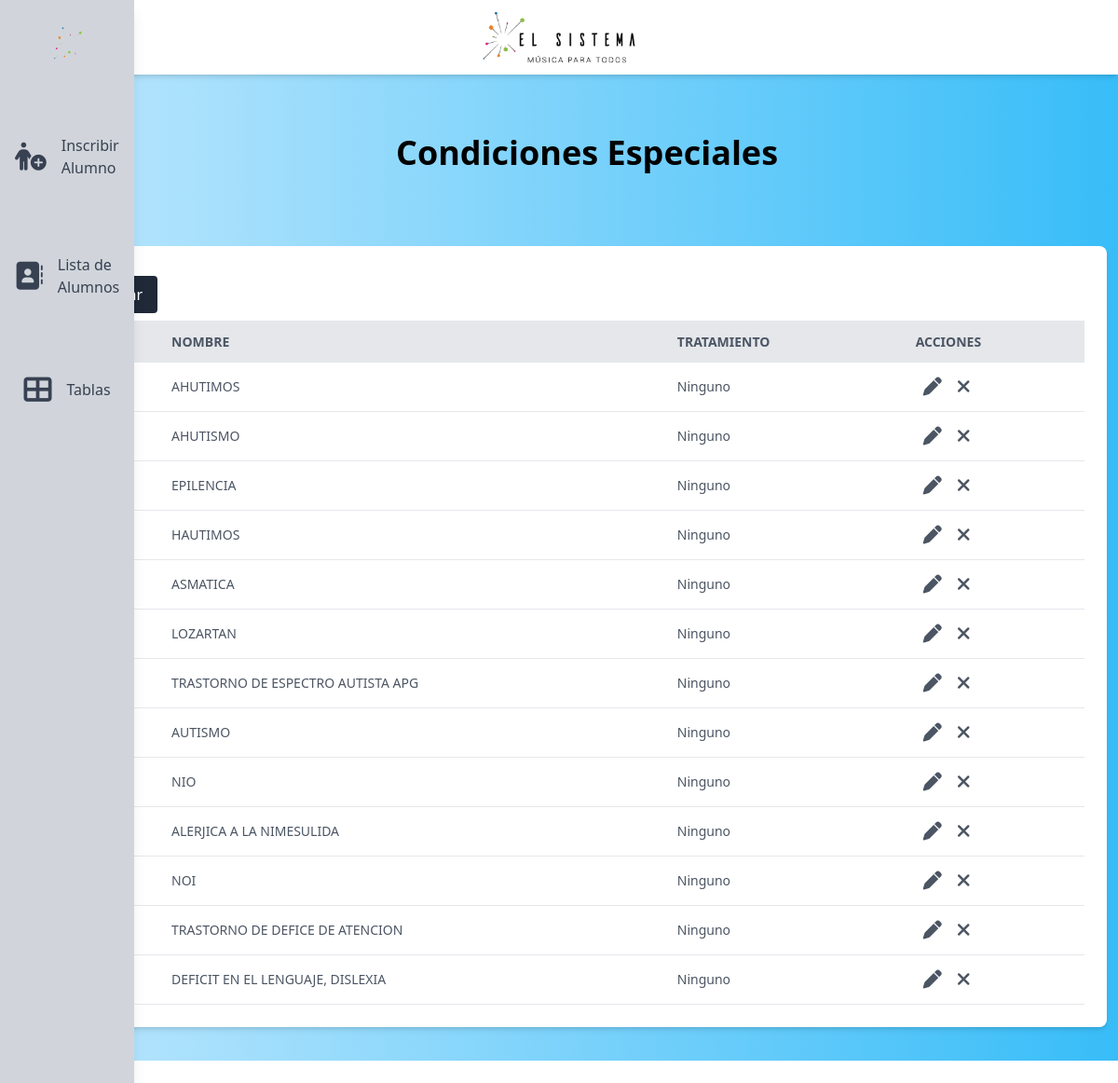
/condiciones-especiales/, run on the app's committed database.
### matricula/models.py (models this page shows, shortened)
class CondicionEspecial(models.Model):
    nombre = models.CharField(max_length=128, blank=True, null=True)
    tratamiento = models.ManyToManyField(Tratamiento, blank=True)
    activo = models.BooleanField(default=True)

### matricula/views.py (the view)
# urls.py: path('condiciones-especiales/<nullable_int:id>', condiciones_especiales, name='condiciones-especiales'),
def condiciones_especiales(request, id):
    return viewset(request,
        CondicionEspecial,
        [
            {
                'name': 'nombre',
                'type': 'text',
                'width': '50'
            },
            {
                'name': 'tratamiento',
                'type': 'manytomany',
                'query': [model_to_dict(i) for i in Tratamiento.objects.all()],
                'multiple': True,
                'width': '50'
            },
        ],
        'Condiciones Especiales',
        CondicionEspecialForm,
        'condiciones-especiales',
        id
    )

### matricula/helpers.py (called while the page is built)
    def to_python(self, value):
        if value:
            return int(value)
        return None

### matricula/models.py (called while the page is built)
    def __str__(self):
        return self.nombre

    def __str__(self):
        return self.nombre

### matricula/templates/administrador/table.html (shortened to what this page needs)
{% extends "administrador/layout.html" %}
{% block body %}
<div class="flex flex-col justify-center items-center h-[10rem]">
    <h1 class="text-4xl text-center font-bold mb-4 capitalize ">{{ title }}</h1>
</div>
<div class="bg-white shadow-md rounded-lg p-6 m-3 mb-9 " id="section-table">
    <button type="button" id="crear-btn" class="bg-gray-800 text-white px-4 py-2 my-2 rounded" >
    </button>
    <div class="overflow-x-auto">
        <table class="min-w-full table-auto" id="entry-table">
            <thead>
                <tr class="bg-gray-200 text-gray-600 uppercase text-sm leading-normal">
                    {% if first_entry %}
                        {% for field_name, field_value in first_entry.items %}
                            {% if field_name != "activo" %}
                                {% if field_name == "id" %}
                                    <th class="py-3 px-6 text-center" width="25">
                                    </th>
                                {% else %}
                                    <th class="py-3 px-6 text-left">
                                        {{ field_name }}
                                    </th>
                                {% endif %}
                            {% endif %}
                        {% endfor %}
                        <th class="py-3 px-6 text-left">Acciones</th>
                    {% else %}
                        <th>Sin registros</th>
                    {% endif %}
                </tr>
            </thead>
            <tbody class="text-gray-600 text-sm font-light">
                {% for entry in entries %}
                    <tr class="border-b border-gray-200 hover:bg-sky-100" onclick="event.stopPropagation(); goToURL(window.location + '{{ entry.id }}');">
                        {% for field_name, field_value in entry.items %}
                            {% if field_name != "activo" %}
                                <td class="py-3 px-6 text-left">
                                    {% if field_value %}
                                        {{ field_value }}
                                    {% else %}
                                        Ninguno
                                    {% endif %}
                                </td>
                            {% endif %}
                        {% empty %}
                            <td class="py-3 px-6 text-left">Sin registros</td>
                        {% endfor %}
                        <td class="py-3 px-6 text-left flex flex-row">
                            <i class="fa-solid fa-pen mx-2 text-xl z-10 hover:text-3xl" onclick="editEntry('{{ entry.id }}'); setFormParams()"></i>
                            <i class="fa-solid fa-xmark mx-2 text-xl" onclick="event.stopPropagation(); deleteEntry('{{ entry.id }}')"></i>
                        </td>
                    </tr>
                {% endfor %}
            </tbody>
        </table>
    </div>
</div>
{% endblock %}

### data on the page
CondicionEspecial: entry "AHUTIMOS"
CondicionEspecial: entry "AHUTISMO"
CondicionEspecial: entry "EPILENCIA"
CondicionEspecial: entry "HAUTIMOS"
CondicionEspecial: entry "ASMATICA"
CondicionEspecial: entry "LOZARTAN"
CondicionEspecial: entry "TRASTORNO DE ESPECTRO AUTISTA APG"
CondicionEspecial: entry "AUTISMO"
CondicionEspecial: entry "NIO"
CondicionEspecial: entry "ALERJICA A LA NIMESULIDA"
CondicionEspecial: entry "NOI"
CondicionEspecial: entry "TRASTORNO DE DEFICE DE ATENCION"
CondicionEspecial: entry "DEFICIT EN EL LENGUAJE, DISLEXIA"

### other printed values
{{ title }} "Condiciones Especiales"
{{ field_name }} "NOMBRE" "TRATAMIENTO"
